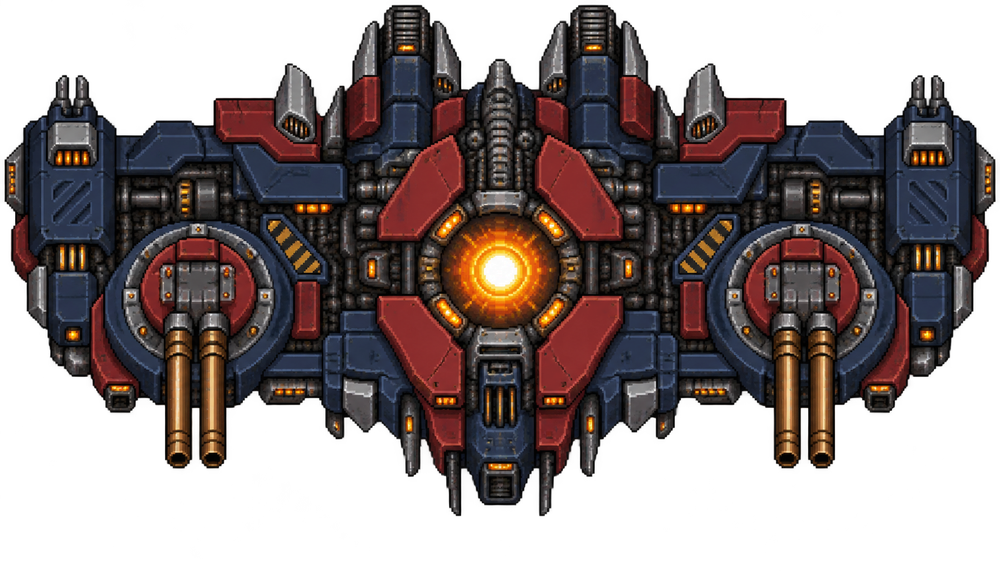
#> input picture art/gatebreaker-source-v1.png, 1000 x 571 px, shrunk from 1659 x 948 before the run
$ python -i pixlib.py   (imports and definitions only)
#> lines starting #> are read from the running program, lines starting #| are printed output that depends on the picture
"""Shared helpers for the rev01 art sources: palette lookup, grid rendering, previews.

A sprite source (source/<id>.py) draws each frame as a list of equal-length strings, one
character per pixel, and maps characters to palette entries with a legend:
    legend = {".": None, "o": ("outline", 0), "s": ("steel", 2)}   # (ramp name, index in ramp)
Backgrounds may instead map characters (or pass integer arrays) to their own "#rrggbb" colours."""
import json, shutil, sys
from pathlib import Path
from PIL import Image
sys.dont_write_bytecode = True
# `python -I` ignores PYTHONDONTWRITEBYTECODE and this module's own .pyc is written while it is
# being imported, so remove the cache folder here to keep art/rev01 clean.
# [1 line not run here, left out]

ROOT = Path(__file__).resolve().parents[1]
# [1 line that did not run here, left out]
# [1 line that did not run here, left out]

def rgb(hex_: str) -> tuple[int, int, int]:
    return tuple(int(hex_[i:i + 2], 16) for i in (1, 3, 5))

# [6 lines left out: function color, not called in this run]

def sprite(sprite_id: str) -> dict:
    return next(s for s in SPEC["sprites"] if s["id"] == sprite_id)

# [38 lines left out: functions grid_image, strip, canvases, save_sprite, save_background, not called in this run]

def preview(path, out, scale: int = 8, bg=(24, 26, 40)) -> None:
    """Nearest-neighbour enlargement on a flat backdrop (write `out` outside the art folder)."""
#> called with path = '../../gatebreaker-source-v1.png', out = 'out.png', scale = 8, bg = (24, 26, 40)
    image = Image.open(path).convert("RGBA")
#> image is the input picture: PIL image 1000x571 RGBA; mean R, G, B, A 38.9, 28.6, 28.1, 144.3
    big = image.resize((image.width * scale, image.height * scale), Image.NEAREST)
    canvas = Image.new("RGBA", big.size, (*bg, 255))
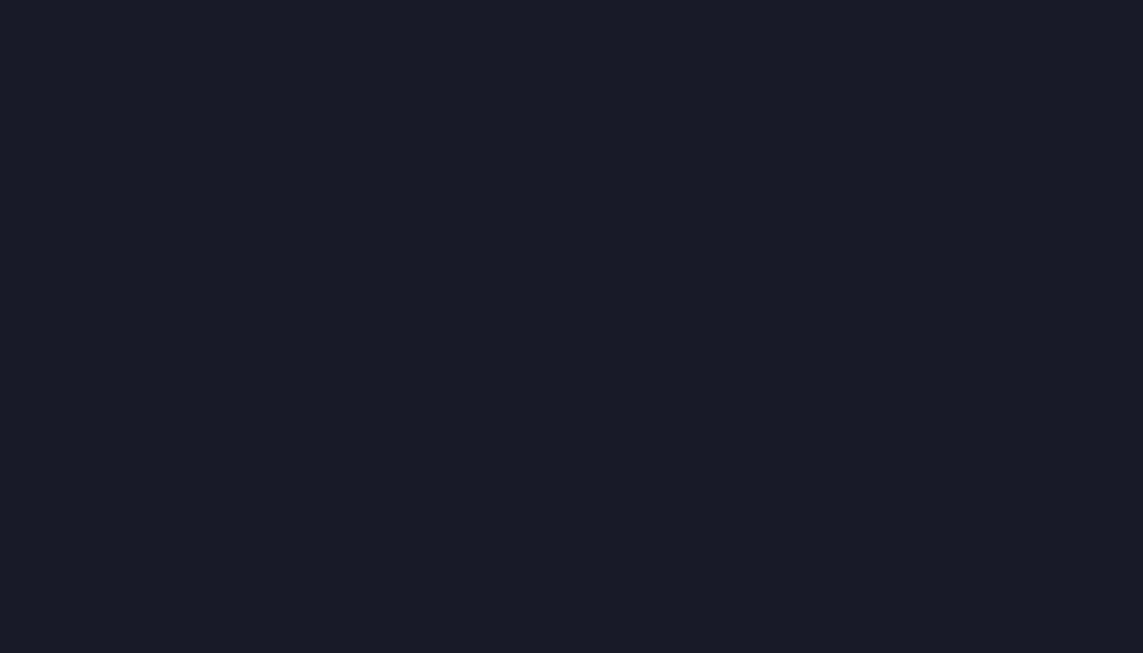
#> canvas: PIL image 8000x4568 RGBA (shown at 1/7 size); mean R, G, B, A 24, 26, 40, 255
    canvas.alpha_composite(big)
    canvas.convert("RGB").save(out)
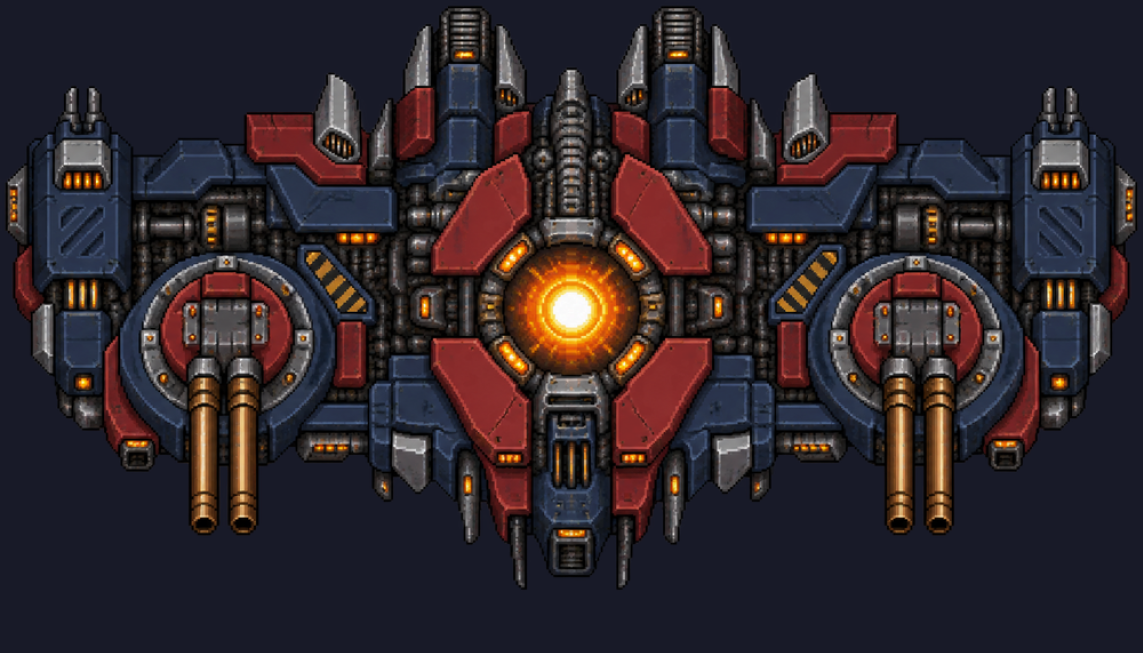
#> saved as out.png: PIL image 8000x4568 RGB (shown at 1/7 size); mean R, G, B 48.2, 39, 44.7

>>> result = preview('../../gatebreaker-source-v1.png', 'out.png')
